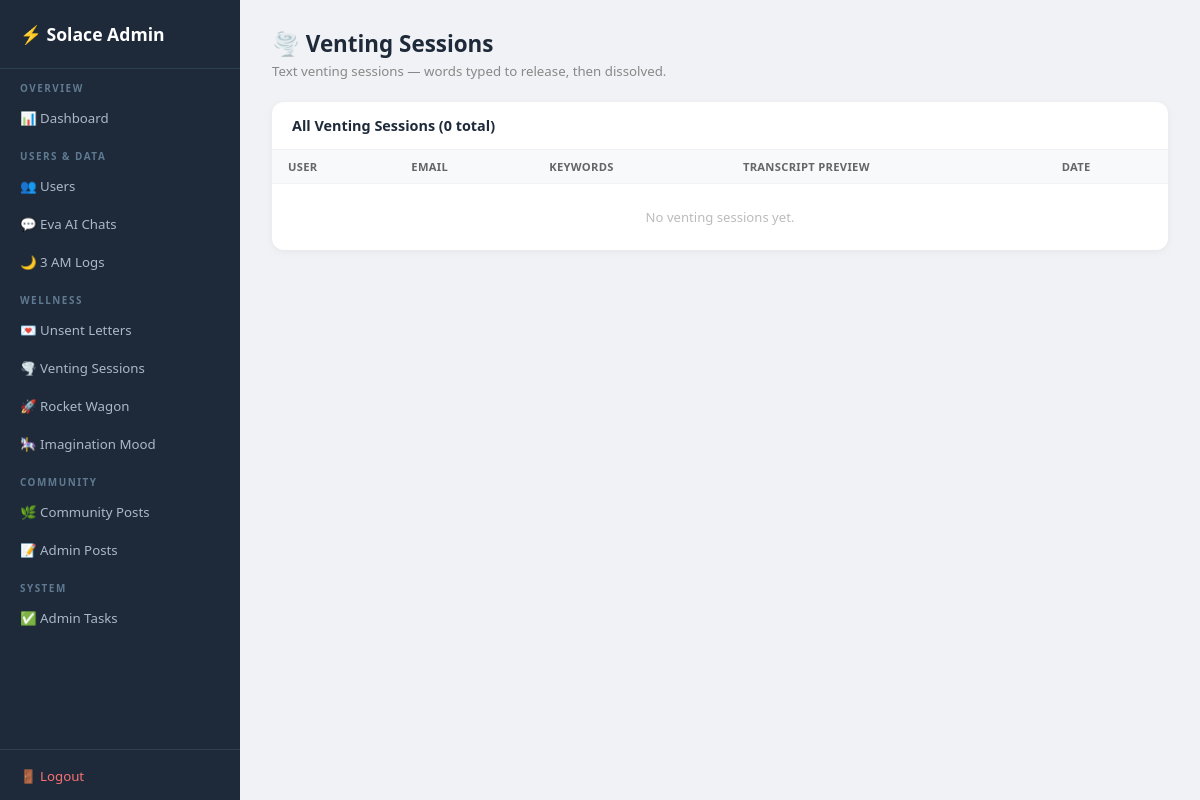
/admin/venting-sessions (signed in), run on an earlier commit of the app's database.
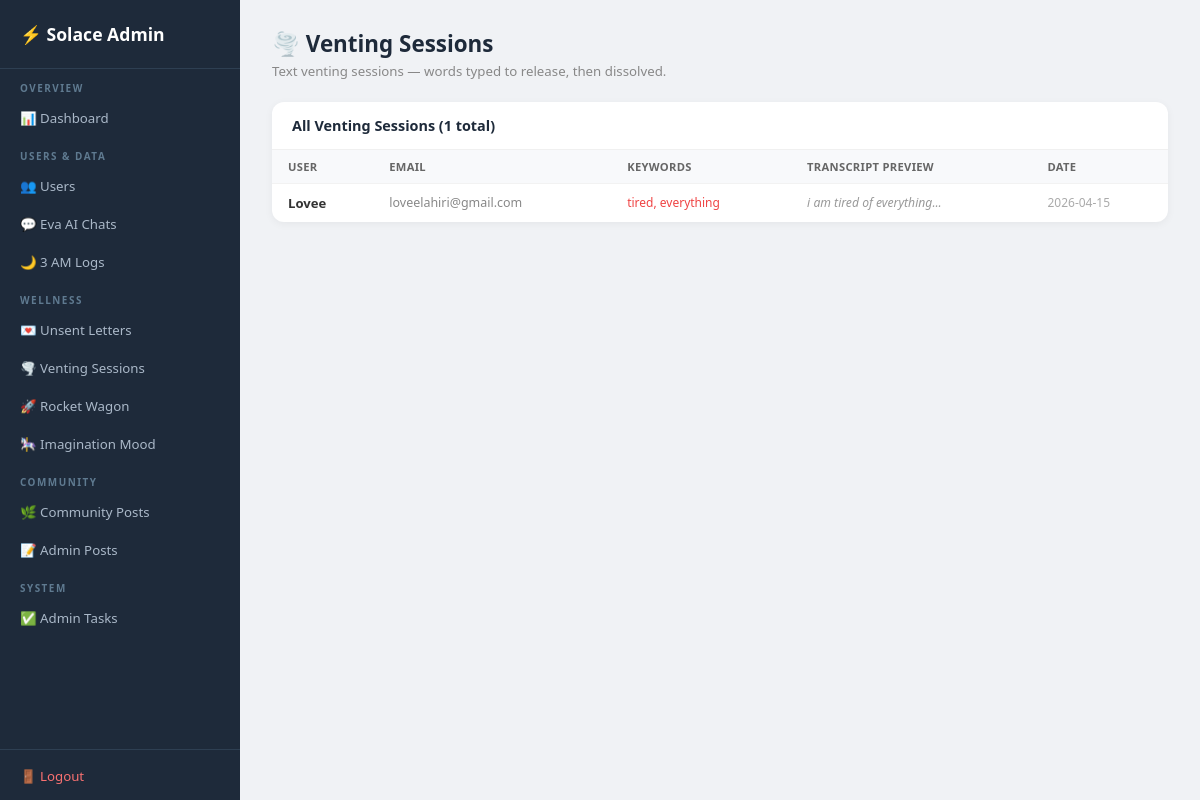
And on a later commit of the database.
### tables this page shows
CREATE TABLE venting_sessions (
                id         INTEGER PRIMARY KEY AUTOINCREMENT,
                user_id    INTEGER REFERENCES users(id),
                transcript TEXT,
                keywords   TEXT,
                created_at DATETIME DEFAULT CURRENT_TIMESTAMP
            );

CREATE TABLE users (
                id         INTEGER PRIMARY KEY AUTOINCREMENT,
                username   TEXT UNIQUE NOT NULL,
                email      TEXT NOT NULL,
                password   TEXT NOT NULL,
                is_admin   INTEGER DEFAULT 0,
                created_at DATETIME DEFAULT CURRENT_TIMESTAMP
            , gender TEXT DEFAULT '', age INTEGER DEFAULT 0, age_group TEXT DEFAULT '', dob TEXT DEFAULT '');

### app.py (the view)
@app.route("/admin/venting-sessions")
@admin_required
def admin_venting_sessions() -> Any:
    with get_db() as conn:
        sessions = conn.execute("""
            SELECT vs.*, u.username, u.email
            FROM venting_sessions vs
            JOIN users u ON vs.user_id = u.id
            ORDER BY vs.created_at DESC
        """).fetchall()
    return render_template("admin/venting_sessions.html", sessions=sessions)

### app.py (called while the page is built)
def get_db() -> sqlite3.Connection:
    db_path = os.path.join(os.path.dirname(os.path.abspath(__file__)), "database.db")
    conn = sqlite3.connect(db_path)
    conn.row_factory = sqlite3.Row
    return conn

def admin_required(f: Any) -> Any:
    @wraps(f)
    def dec(*args: Any, **kwargs: Any) -> Any:
        if "user_id" not in session or not session.get("is_admin"):
            flash("Admin access required.")
            return redirect(url_for("login_page"))
        return f(*args, **kwargs)
    return dec

### templates/admin/venting_sessions.html (shortened to what this page needs)
<!DOCTYPE html>
<html lang="en">
<head>
<link rel="stylesheet" href="https://cdnjs.cloudflare.com/ajax/libs/font-awesome/6.0.0/css/all.min.css">
</head>
<body>
<aside class="sidebar">
  <div class="logo">⚡ Solace Admin</div>
  <nav>
    <div class="sl">Overview</div>
    <a href="/admin">📊 Dashboard</a>
    <div class="sl">Users & Data</div>
    <a href="/admin/users">👥 Users</a>
    <a href="/admin/chats">💬 Eva AI Chats</a>
    <a href="/admin/three-am-logs">🌙 3 AM Logs</a>
    <div class="sl">Wellness</div>
    <a href="/admin/unsent-letters">💌 Unsent Letters</a>
    <a href="/admin/venting-sessions">🌪️ Venting Sessions</a>
    <a href="/admin/rocket-wagon">🚀 Rocket Wagon</a>
    <a href="/admin/imagination-logs">🎠 Imagination Mood</a>
    <div class="sl">Community</div>
    <a href="/admin/community">🌿 Community Posts</a>
    <a href="/admin/posts">📝 Admin Posts</a>
    <div class="sl">System</div>
    <a href="/admin/tasks">✅ Admin Tasks</a>
  </nav>
  <div class="bot"><a href="/logout">🚪 Logout</a></div>
</aside>
<div class="main">
<div class="page-hd"><h1>🌪️ Venting Sessions</h1><p>Text venting sessions — words typed to release, then dissolved.</p></div>
<div class="card">
<div class="card-hd">All Venting Sessions ({{ sessions|length }} total)</div>
<table>
<thead><tr><th>User</th><th>Email</th><th>Keywords</th><th>Transcript Preview</th><th>Date</th></tr></thead>
<tbody>
{% for s in sessions %}
<tr>
  <td style="font-weight:700;">{{ s.username }}</td>
  <td style="color:#888;font-size:0.78rem;">{{ s.email }}</td>
  <td style="color:#ef4444;font-size:0.75rem;max-width:140px;overflow:hidden;text-overflow:ellipsis;white-space:nowrap;">{{ (s.keywords or '')[:60] }}</td>
  <td><div class="italic-prev">{{ (s.transcript or '')[:80] }}...</div></td>
  <td style="color:#aaa;font-size:0.75rem;white-space:nowrap;">{{ (s.created_at or '')[:10] }}</td>
</tr>
{% else %}
<tr><td colspan="5" style="text-align:center;color:#bbb;padding:24px;">No venting sessions yet.</td></tr>
{% endfor %}
</tbody>
</table>
</div>
</div>
</body>
</html>

### templates/admin/venting_sessions.html (style rules this page uses)
* { box-sizing:border-box;margin:0;padding:0; }
body { font-family:'Segoe UI',sans-serif;background:#f0f2f5;color:#333;display:flex; }
.sidebar { width:240px;position:fixed;top:0;left:0;height:100vh;background:#1e2a3a;color:#cdd9e5;display:flex;flex-direction:column;overflow-y:auto;z-index:100; }
.sidebar .logo { padding:22px 20px;font-size:1.1rem;font-weight:700;color:#fff;border-bottom:1px solid #2e3f52;display:flex;align-items:center;gap:8px; }
.sidebar nav a { display:flex;align-items:center;gap:8px;padding:10px 20px;color:#aab8c8;text-decoration:none;font-size:0.83rem;transition:0.15s; }
.sl { padding:12px 20px 4px;font-size:0.62rem;text-transform:uppercase;letter-spacing:1.5px;color:#5f7a90;font-weight:700; }
.sidebar .bot { margin-top:auto;padding:14px 20px;border-top:1px solid #2e3f52; }
.sidebar .bot a { color:#f87171;text-decoration:none;font-size:0.83rem; }
.main { margin-left:240px;padding:28px 32px;flex:1;min-height:100vh; }
.page-hd { margin-bottom:22px; }
.page-hd h1 { font-size:1.4rem;font-weight:700;color:#1e2a3a; }
.page-hd p { color:#888;font-size:0.83rem;margin-top:3px; }
.card { background:#fff;border-radius:12px;box-shadow:0 2px 8px rgba(0,0,0,.05);margin-bottom:20px;overflow:hidden; }
.card-hd { padding:14px 20px;font-weight:700;font-size:0.9rem;border-bottom:1px solid #f0f0f0;color:#1e2a3a; }
table { width:100%;border-collapse:collapse;font-size:0.82rem; }
th { background:#f8f9fb;padding:9px 16px;text-align:left;font-weight:600;color:#666;font-size:0.7rem;text-transform:uppercase;letter-spacing:.3px; }
td { padding:10px 16px;border-top:1px solid #f2f2f2;vertical-align:top; }
.italic-prev { max-width:220px;overflow:hidden;text-overflow:ellipsis;white-space:nowrap;color:#999;font-size:0.76rem;font-style:italic; }

What changed in the data, as far as the page shows it:
added venting_sessions: username "Lovee", email "loveelahiri@gmail.com", keywords "tired, everything", transcript "i am tired of everything", created_at "2026-04-15"
Also different on the page:
{{ sessions|length }}: "0" → "1"
text no longer shown: "No venting sessions yet."
